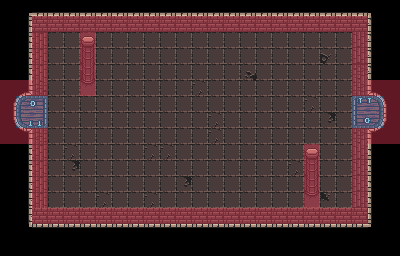

This game map was drawn from its Tiled (.tmx) file and the tilesets committed beside it. A one-line description and the trimmed map source follow:
An orthogonal 25x16 tile map with 16x16 px tiles, 4 tile layers (Tile Layer 1, door meta, pillar, wall meta), 2 tilesets.

<map version="1.8" tiledversion="1.8.4" orientation="orthogonal" renderorder="right-down" width="25" height="16" tilewidth="16" tileheight="16" infinite="0" nextlayerid="8" nextobjectid="1">
 <tileset firstgid="1" source="0x72_DungeonTilesetII_v1.4.tsx" />
 <tileset firstgid="1025" source="MetaSet.tsx" />
 <layer id="1" name="Tile Layer 1" width="25" height="16">
  <data>[400 cells, 359 non-empty, 22 distinct tile ids]</data>
 </layer>
 <layer id="7" name="door meta" width="25" height="16" opacity="0.4">
  <data>[400 cells, 8 non-empty, 1 distinct tile ids]</data>
 </layer>
 <layer id="3" name="pillar" width="25" height="16">
  <data>[400 cells, 8 non-empty, 3 distinct tile ids]</data>
 </layer>
 <layer id="6" name="wall meta" width="25" height="16" opacity="0.4">
  <data>[400 cells, 80 non-empty, 1 distinct tile ids]</data>
 </layer>
</map>
